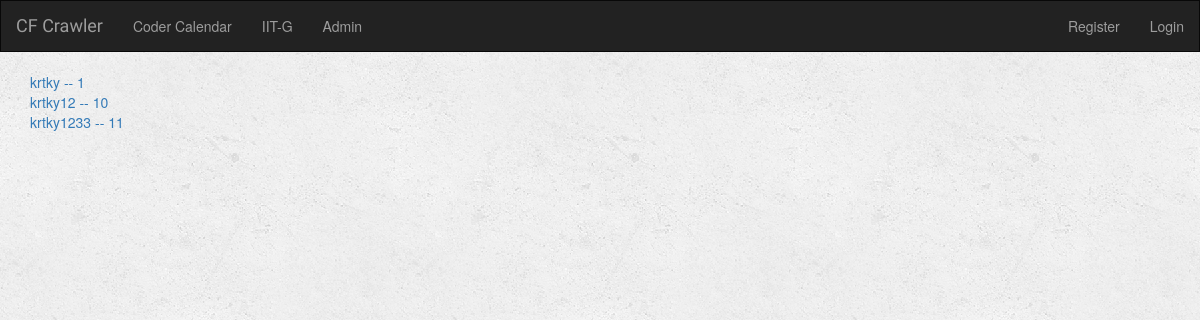
Before: /allchat/ with the older database file.
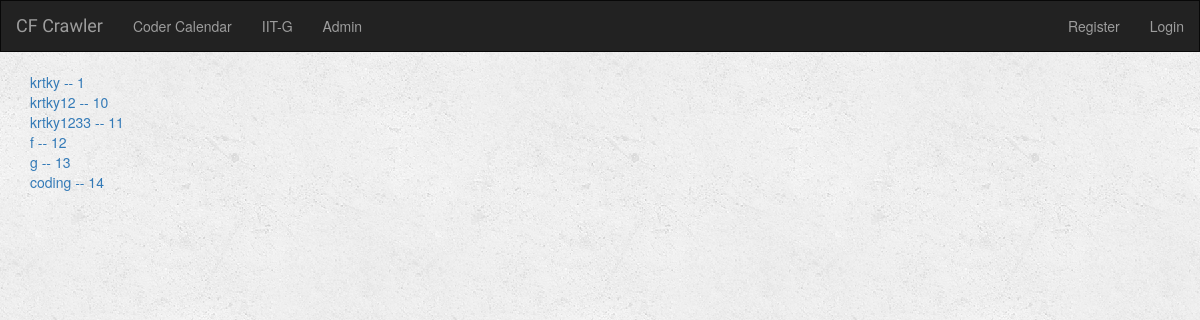
After: the same page with the newer database file.
### users/models.py (models this page shows)
class CustomUser(AbstractUser):
    handle = models.CharField(max_length=16)

### main/views.py (the view)
# urls.py: path('allchat/', v.allchat, name='allchat'),
def allchat(request):
    alluser = User.objects.all()
    return render(request, 'allchat.html', {'alluser': alluser})

### templates/allchat.html
{% extends "base.html" %}
{% block content %}
{% for user_ in alluser %}
{% if user.id is not user_.id %}
    <a class="navbar-link" href="{% url 'main:chatroom' user.id user_.id %} ">{{user_}} -- {{user_.id}} </a><br>
{% endif %}
{% endfor %}
{% endblock %}

Changed rows visible on the page:
added CustomUser: username "f", id "12"
added CustomUser: username "g", id "13"
added CustomUser: username "coding", id "14"
